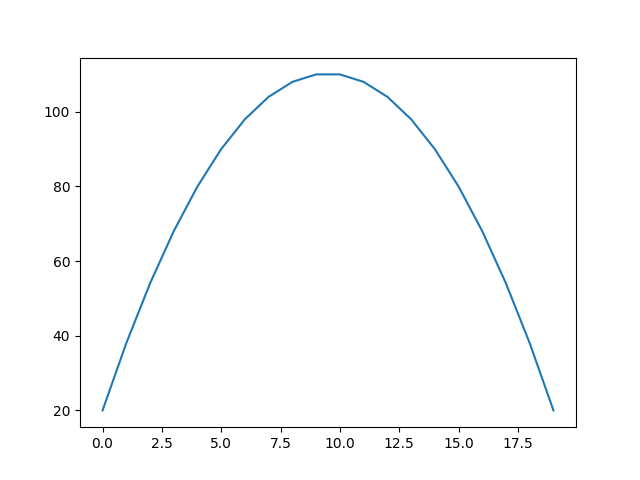

Here is the Python script that generated this plot:



import numpy as np
import matplotlib.pyplot as plt
from numba import jit


line=20  #length of grid it is
line=line+2 #"+2" is for two valley in which object dies in!
p=1/2
q=1-p 



@jit(nopython=True)  #'jit' runs the function in 'C' not in 'Python'
def evo(array): #this func evolves the grid untill the probability of being alive be less than 0.0001
    death_prob_tot=0
    death_prob=0
    T_bar=0
    t=0
    while 1:
        temp_array=np.zeros(len(array))
        for i in range(len(array)):
            if 1<i<len(array)-2:
                temp_array[i]=array[i-1]*q+array[i+1]*p
            elif i==0:
                temp_array[i]=array[i+1]*p
            elif i==len(array)-1:
                temp_array[i]=array[i-1]*q
            elif i==1:
                temp_array[i]=array[i+1]*p
            elif i==len(array)-2:
                temp_array[i]=array[i-1]*q
        t+=1
        death_prob=temp_array[0]+temp_array[len(array)-1]
        death_prob_tot+=death_prob
        array=np.copy(temp_array)
        T_bar+=(t)*(death_prob)
        if 1-death_prob_tot<0.0000001:
            return T_bar



T_bar_array=np.zeros(line-2)
for i in range(line-2):
    grid=np.zeros(line)
    grid[i+1]=1
    T_bar_array[i]=evo(grid)
    
plt.plot(T_bar_array)
print(np.average(T_bar_array))
plt.show()
            
        
        
